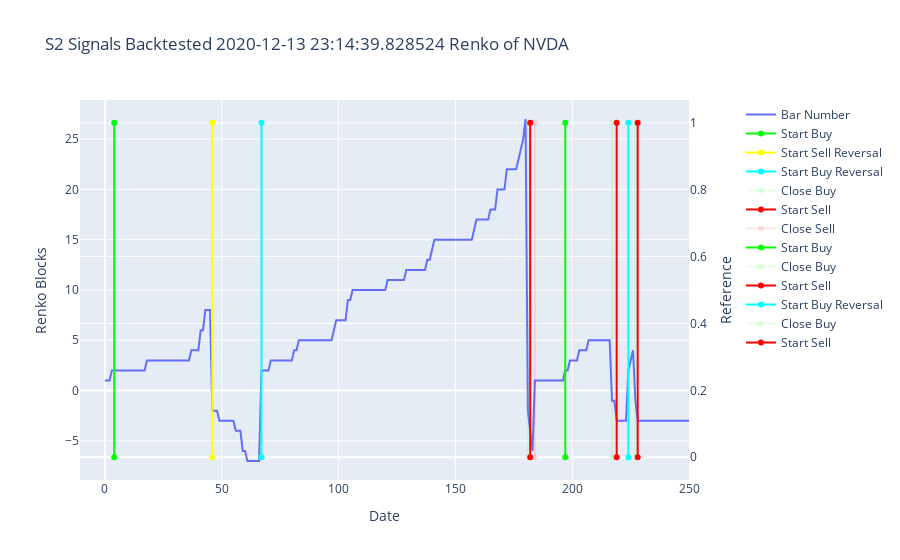

Write notebook code for a chart like this one.
### Code cell
fig = make_subplots(specs=[[{"secondary_y": True}]])
fig.add_trace(go.Scatter(x=ohlc_renko[signal_ticker].index, y=ohlc_renko[signal_ticker]['bar-number'], name='Bar Number'))

for i in range(len(ohlc_renko[signal_ticker])):
    if (ohlc_renko[signal_ticker]['signal'][i] == 'Start Buy'):
        fig.add_trace(go.Scatter(x=[ohlc_renko[signal_ticker].index[i], ohlc_renko[signal_ticker].index[i]], y=[0,1], name='Start Buy', marker_color='rgba(0, 255, 0, 1)'), secondary_y=True)
    if (ohlc_renko[signal_ticker]['signal'][i] == 'Close Buy'):
        fig.add_trace(go.Scatter(x=[ohlc_renko[signal_ticker].index[i], ohlc_renko[signal_ticker].index[i]], y=[0,1], name='Close Buy', marker_color='rgba(0, 255, 0, 0.1)'), secondary_y=True)
    if (ohlc_renko[signal_ticker]['signal'][i] == 'Start Sell Reversal'):
        fig.add_trace(go.Scatter(x=[ohlc_renko[signal_ticker].index[i], ohlc_renko[signal_ticker].index[i]], y=[0,1], name='Start Sell Reversal', marker_color='rgba(255, 255, 0, 1)'), secondary_y=True)
    if (ohlc_renko[signal_ticker]['signal'][i] == 'Start Sell'):
        fig.add_trace(go.Scatter(x=[ohlc_renko[signal_ticker].index[i], ohlc_renko[signal_ticker].index[i]], y=[0,1], name='Start Sell', marker_color='rgba(255, 0, 0, 1)'), secondary_y=True)
    if (ohlc_renko[signal_ticker]['signal'][i] == 'Close Sell'):
        fig.add_trace(go.Scatter(x=[ohlc_renko[signal_ticker].index[i], ohlc_renko[signal_ticker].index[i]], y=[0,1], name='Close Sell', marker_color='rgba(255, 0, 0, 0.1)'), secondary_y=True)
    if (ohlc_renko[signal_ticker]['signal'][i] == 'Start Buy Reversal'):
        fig.add_trace(go.Scatter(x=[ohlc_renko[signal_ticker].index[i], ohlc_renko[signal_ticker].index[i]], y=[0,1], name='Start Buy Reversal', marker_color='rgba(0, 255, 255, 1)'), secondary_y=True)

# format figure
fig.update_layout(title_text=f'S2 Signals Backtested {dt.datetime.today()} Renko of {signal_ticker}')
fig.update_xaxes(title_text='Date')
fig.update_yaxes(title_text='Renko Blocks')
fig.update_yaxes(title_text='Reference', secondary_y=True)

### Figure 1 — Plotly figure (JSON) as saved in the notebook; plotly's stock layout.template omitted (floating-point values rounded to 4 significant figures; data arrays with more than 128 entries replaced by an {"elided": "..."} marker saying what was removed)
{"data": [{"name": "Bar Number", "type": "scatter", "x": {"elided": "251 int values"}, "y": {"elided": "251 int values"}}, {"marker": {"color": "rgba(0, 255, 0, 1)"}, "name": "Start Buy", "type": "scatter", "x": [4, 4], "xaxis": "x", "y": [0, 1], "yaxis": "y2"}, {"marker": {"color": "rgba(255, 255, 0, 1)"}, "name": "Start Sell Reversal", "type": "scatter", "x": [46, 46], "xaxis": "x", "y": [0, 1], "yaxis": "y2"}, {"marker": {"color": "rgba(0, 255, 255, 1)"}, "name": "Start Buy Reversal", "type": "scatter", "x": [67, 67], "xaxis": "x", "y": [0, 1], "yaxis": "y2"}, {"marker": {"color": "rgba(0, 255, 0, 0.1)"}, "name": "Close Buy", "type": "scatter", "x": [181, 181], "xaxis": "x", "y": [0, 1], "yaxis": "y2"}, {"marker": {"color": "rgba(255, 0, 0, 1)"}, "name": "Start Sell", "type": "scatter", "x": [182, 182], "xaxis": "x", "y": [0, 1], "yaxis": "y2"}, {"marker": {"color": "rgba(255, 0, 0, 0.1)"}, "name": "Close Sell", "type": "scatter", "x": [184, 184], "xaxis": "x", "y": [0, 1], "yaxis": "y2"}, {"marker": {"color": "rgba(0, 255, 0, 1)"}, "name": "Start Buy", "type": "scatter", "x": [197, 197], "xaxis": "x", "y": [0, 1], "yaxis": "y2"}, {"marker": {"color": "rgba(0, 255, 0, 0.1)"}, "name": "Close Buy", "type": "scatter", "x": [217, 217], "xaxis": "x", "y": [0, 1], "yaxis": "y2"}, {"marker": {"color": "rgba(255, 0, 0, 1)"}, "name": "Start Sell", "type": "scatter", "x": [219, 219], "xaxis": "x", "y": [0, 1], "yaxis": "y2"}, {"marker": {"color": "rgba(0, 255, 255, 1)"}, "name": "Start Buy Reversal", "type": "scatter", "x": [224, 224], "xaxis": "x", "y": [0, 1], "yaxis": "y2"}, {"marker": {"color": "rgba(0, 255, 0, 0.1)"}, "name": "Close Buy", "type": "scatter", "x": [227, 227], "xaxis": "x", "y": [0, 1], "yaxis": "y2"}, {"marker": {"color": "rgba(255, 0, 0, 1)"}, "name": "Start Sell", "type": "scatter", "x": [228, 228], "xaxis": "x", "y": [0, 1], "yaxis": "y2"}], "layout": {"title": {"text": "S2 Signals Backtested 2020-12-13 23:14:39.828524 Renko of NVDA"}, "xaxis": {"anchor": "y", "domain": [0, 0.94], "title": {"text": "Date"}}, "yaxis": {"anchor": "x", "domain": [0, 1], "title": {"text": "Renko Blocks"}}, "yaxis2": {"anchor": "x", "overlaying": "y", "side": "right", "title": {"text": "Reference"}}}}
